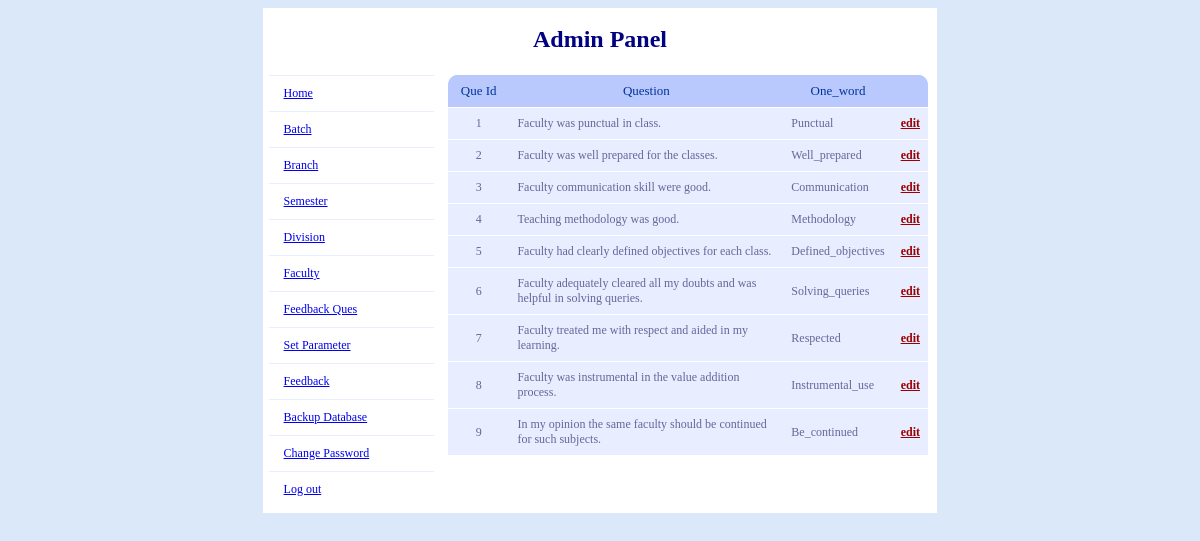
The page /Source/feedback/admin/feed_ques.php (signed in) on the database its author committed.
### tables this page shows
CREATE TABLE IF NOT EXISTS `feedback_ques_master` (
  `q_id` int(20) NOT NULL AUTO_INCREMENT,
  `ques` varchar(255) NOT NULL,
  `one_word` varchar(255) NOT NULL,
  PRIMARY KEY (`q_id`)
);

### Source/feedback/admin/feed_ques.php (the view, shortened to what this page needs)
<!DOCTYPE html PUBLIC "-//W3C//DTD XHTML 1.0 Transitional//EN" "http://www.w3.org/TR/xhtml1/DTD/xhtml1-transitional.dtd">
<html xmlns="http://www.w3.org/1999/xhtml">
<head>
<link rel="stylesheet" type="text/css" href="includes/style.css" />
</head>
<body>
<table width="57%" align="center" border="0" cellpadding="0" cellspacing="1" >
<?php include('admin_panel_heading.php'); ?>
<tr>
<td width="22%" valign="top">
<? include('left_side.php');?>
</td>
<td width="78%" align="center" valign="top" >
<table width="100%" id="rounded-corner" border="0" align="center" >
<thead>
<tr>
	<th width="15%" scope="col" class="rounded-company" align="center">Que Id</th>
	<th width="74%" scope="col" class="rounded-q1" align="center">Question</th>
	<th width="74%" scope="col" class="rounded-q2" align="center">One_word</th>
	<th width="11%" scope="col" class="rounded-q4" align="center">&nbsp;</th>
</tr>
</thead>
<?php
        $result = mysql_query("SELECT * FROM feedback_ques_master ORDER BY q_id");
		$i=1;
        while($myrow = mysql_fetch_array($result))
             {
			   echo '<tr>';
               echo "<td align=center>".$i."</td>";$i++;
			   echo "<td align=left>".$myrow['ques']."</td>";
			   echo "<td align=left>".$myrow['one_word']."</td>";
               echo "<td align=center>"."<a href=\"edit_feed_ques.php?q_id=$myrow[q_id]\" class=\"button\">edit</a> "."</td>";
               echo '</tr>';
             }
?>
</table>
</td>
</tr>
</table>
</body>
</html>

### Source/feedback/admin/includes/style.css (style rules this page uses)
body, table, tr, td { font-family:verdana; font-size:12px; background-color:#DBE8F9; color:navy; }
.button { color: #900; font-weight: bold; }
table, tr, td { background-color: #FFF; }
#rounded-corner { font-family: "Lucida Sans Unicode", "Lucida Grande", Sans-Serif; font-size: 12px; margin: 5px; width: 480px; text-align: left; border-collapse: collapse; }
#rounded-corner thead th.rounded-company { background: #b9c9fe url('../images/left.png') left -1px no-repeat; }
#rounded-corner thead th.rounded-q4 { background: #b9c9fe url('../images/right.png') right -1px no-repeat; }
#rounded-corner th { padding: 8px; font-weight: normal; font-size: 13px; color: #039; background: #b9c9fe; }
#rounded-corner td { padding: 8px; background: #e8edff; border-top: 1px solid #fff; color: #669; }

### rows shown on the page
feedback_ques_master: ques "Faculty was punctual in class.", one_word "Punctual"
feedback_ques_master: ques "Faculty was well prepared for the classes.", one_word "Well_prepared"
feedback_ques_master: ques "Faculty communication skill were good.", one_word "Communication"
feedback_ques_master: ques "Teaching methodology was good.", one_word "Methodology"
feedback_ques_master: ques "Faculty had clearly defined objectives for each class.", one_word "Defined_objectives"
feedback_ques_master: ques "Faculty adequately cleared all my doubts and was helpful in solving queries.", one_word "Solving_queries"
feedback_ques_master: ques "Faculty treated me with respect and aided in my learning.", one_word "Respected"
feedback_ques_master: ques "Faculty was instrumental in the value addition process.", one_word "Instrumental_use"
feedback_ques_master: ques "In my opinion the same faculty should be continued for such subjects.", one_word "Be_continued"
